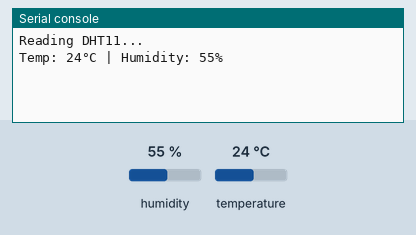
Recording of a program running on a simulated CircuitPython board. On the bench: the last lines printed to the serial console. The test bench sets the inputs (shaded band); at power-on: humidity 55 %, temperature 24 °C.

Above: at 1.2 s.
1.3 s: humidity set to 22 %
At 2.9 s:
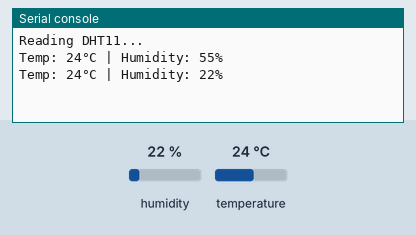
4.3 s: temperature set to 12 °C
At 5.3 s:
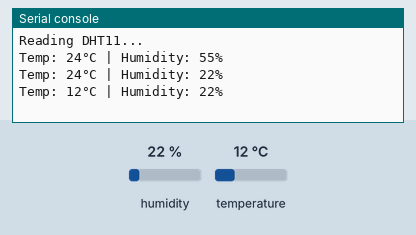
7.3 s: humidity set to 40 %
At 10.1 s:
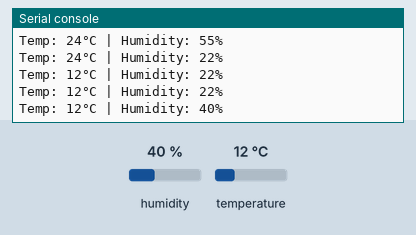
Timing chart, 0 to 11.6 s (numbered marks = the images above; inputs shaded):
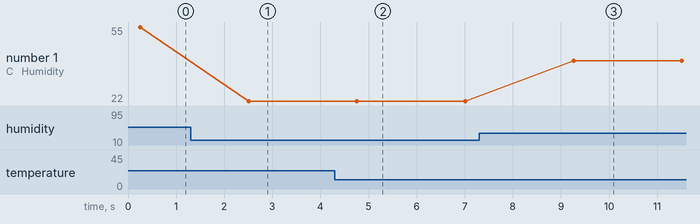

Measured:
- after the input at 1.3 s, the serial console: prints a new line after 1.2 s (image 1)
- after the input at 4.3 s, the serial console: prints a new line after 0.46 s (image 2)
- after the input at 7.3 s, the serial console: prints a new line after 2.0 s (image 3)
- plotted number 1: 55 → 22 after the input at 1.3 s, 22 → 40 after the input at 7.3 s

The program:

dht11_sensor_test.py
```python
import time
import board
import adafruit_dht

# GPIO27
dht = adafruit_dht.DHT11(board.D27)

print("Reading DHT11...")

while True:
    try:
        temp = dht.temperature
        hum = dht.humidity

        if temp is not None and hum is not None:
            print(f"Temp: {temp}°C | Humidity: {hum}%")
        else:
            print("Sensor returned None")

    except RuntimeError:
        # DHT11 is slow and sometimes flaky
        print("Retrying...")

    time.sleep(2)
```
